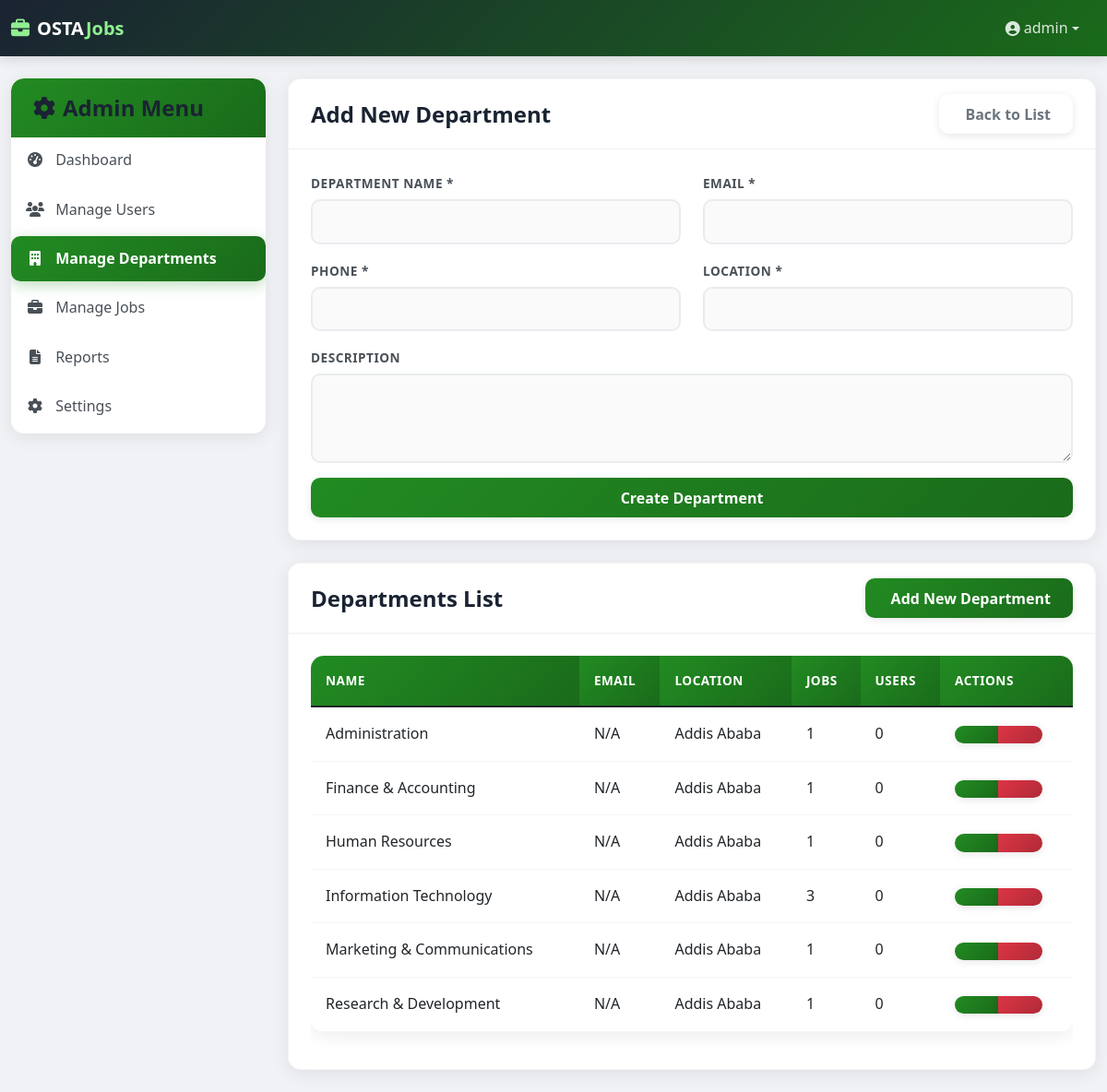
Page /admin/manage_departments.php (signed in) on the committed database.
### tables this page shows
CREATE TABLE IF NOT EXISTS departments (
    id INT UNSIGNED AUTO_INCREMENT PRIMARY KEY,
    name VARCHAR(100) NOT NULL,
    description TEXT,
    contact_email VARCHAR(100),
    contact_phone VARCHAR(20),
    location VARCHAR(200),
    created_by INT UNSIGNED,
    created_at TIMESTAMP DEFAULT CURRENT_TIMESTAMP,
    updated_at TIMESTAMP DEFAULT CURRENT_TIMESTAMP ON UPDATE CURRENT_TIMESTAMP,
    INDEX idx_name (name)
);

### includes/security.php (called while the page is built, shortened)
<?php
function generate_csrf_token() {
    return $_SESSION['csrf_token'];
}

### admin/manage_departments.php (the view, shortened to what this page needs)
<?php
require_once '../includes/security.php';
$action = isset($_GET['action']) ? $_GET['action'] : '';
$stmt = $pdo->query("
    SELECT d.*,
           (SELECT COUNT(*) FROM jobs WHERE department_id = d.id) as job_count,
           (SELECT COUNT(*) FROM users WHERE department_id = d.id) as user_count
    FROM departments d
    ORDER BY d.name
");
$departments = $stmt->fetchAll();
$department = null;
?>
<?php include '../includes/header.php'; ?>
    <div class="container-fluid mt-4">
        <div class="row">
            <div class="col-md-3">
                <div class="card dashboard-card">
                    <div class="card-header bg-gradient-primary text-white">
                        <h3 class="mb-0"><i class="fas fa-cog me-2"></i>Admin Menu</h3>
                    </div>
                    <div class="list-group list-group-flush dashboard-sidebar">
                        <a href="dashboard.php" class="list-group-item list-group-item-action">
                            <i class="fas fa-tachometer-alt me-2"></i> Dashboard
                        </a>
                        <a href="manage_users.php" class="list-group-item list-group-item-action">
                            <i class="fas fa-users me-2"></i> Manage Users
                        </a>
                        <a href="manage_departments.php" class="list-group-item list-group-item-action active">
                            <i class="fas fa-building me-2"></i> Manage Departments
                        </a>
                        <a href="manage_jobs.php" class="list-group-item list-group-item-action">
                            <i class="fas fa-briefcase me-2"></i> Manage Jobs
                        </a>
                        <a href="reports.php" class="list-group-item list-group-item-action">
                            <i class="fas fa-file-alt me-2"></i> Reports
                        </a>
                        <a href="settings.php" class="list-group-item list-group-item-action">
                            <i class="fas fa-cog me-2"></i> Settings
                        </a>
                    </div>
                </div>
            </div>
            <div class="col-md-9">
                <div class="card mb-4">
                    <div class="card-header d-flex justify-content-between align-items-center">
                        <h3 class="mb-0"><?php echo $action === 'edit' ? 'Edit Department' : 'Add New Department'; ?></h3>
                        <a href="manage_departments.php" class="btn btn-outline-secondary">
                            <i class="bi bi-arrow-left me-1"></i> Back to List
                        </a>
                    </div>
                    <div class="card-body">
                        <form method="POST" action="">
                            <div class="row">
                                <div class="col-md-6 mb-3">
                                    <label for="name" class="form-label">Department Name *</label>
                                    <input type="text" class="form-control" id="name" name="name" required
                                           value="<?php echo isset($department['name']) ? htmlspecialchars($department['name']) : ''; ?>">
                                </div>
                                <div class="col-md-6 mb-3">
                                    <label for="email" class="form-label">Email *</label>
                                    <input type="email" class="form-control" id="email" name="email" required
                                           value="<?php echo isset($department['email']) ? htmlspecialchars($department['email']) : ''; ?>">
                                </div>
                            </div>
                            <div class="row">
                                <div class="col-md-6 mb-3">
                                    <label for="phone" class="form-label">Phone *</label>
                                    <input type="tel" class="form-control" id="phone" name="phone" required
                                           value="<?php echo isset($department['phone']) ? htmlspecialchars($department['phone']) : ''; ?>">
                                </div>
                                <div class="col-md-6 mb-3">
                                    <label for="location" class="form-label">Location *</label>
                                    <input type="text" class="form-control" id="location" name="location" required
                                           value="<?php echo isset($department['location']) ? htmlspecialchars($department['location']) : ''; ?>">
                                </div>
                            </div>
                            <div class="mb-3">
                                <label for="description" class="form-label">Description</label>
                                <textarea class="form-control" id="description" name="description" rows="3"><?php
                                ?></textarea>
                            </div>
                            <div class="d-grid">
                                <button type="submit" class="btn btn-primary">
                                    <?php echo $action === 'edit' ? 'Update Department' : 'Create Department'; ?>
                                </button>
                            </div>
                        </form>
                    </div>
                </div>
                <div class="card">
                    <div class="card-header d-flex justify-content-between align-items-center">
                        <h3 class="mb-0">Departments List</h3>
                        <a href="manage_departments.php?action=add" class="btn btn-primary">
                            <i class="bi bi-plus-circle me-1"></i> Add New Department
                        </a>
                    </div>
                    <div class="card-body">
                        <div class="table-responsive">
                            <table class="table table-hover" id="departmentsTable">
                                <thead>
                                    <tr>
                                        <th>Name</th>
                                        <th>Email</th>
                                        <th>Location</th>
                                        <th>Jobs</th>
                                        <th>Users</th>
                                        <th>Actions</th>
                                    </tr>
                                </thead>
                                <tbody>
                                    <?php foreach ($departments as $dept): ?>
                                        <tr>
                                            <td><?php echo htmlspecialchars($dept['name']); ?></td>
                                            <td><?php echo isset($dept['email']) ? htmlspecialchars($dept['email']) : 'N/A'; ?></td>
                                            <td><?php echo isset($dept['location']) ? htmlspecialchars($dept['location']) : 'N/A'; ?></td>
                                            <td><?php echo $dept['job_count']; ?></td>
                                            <td><?php echo $dept['user_count']; ?></td>
                                            <td>
                                                <div class="btn-group">
                                                    <a href="manage_departments.php?action=edit&id=<?php echo $dept['id']; ?>"
                                                       class="btn btn-sm btn-primary">
                                                    </a>
                                                    <a href="manage_departments.php?action=delete&id=<?php echo $dept['id']; ?>&csrf_token=<?php echo urlencode(generate_csrf_token()); ?>"
                                                       class="btn btn-sm btn-danger" onclick="return confirm('Are you sure you want to delete this department?')">
                                                    </a>
                                                </div>
                                            </td>
                                        </tr>
                                    <?php endforeach; ?>
                                </tbody>
                            </table>
                        </div>
                    </div>
                </div>
            </div>
        </div>
    </div>
    <?php include '../includes/footer.php'; ?>
    <link rel="stylesheet" href="https://cdn.datatables.net/1.10.24/css/dataTables.bootstrap5.min.css">

### includes/header.php (shortened to what this page needs)
<?php
$is_logged_in = isset($_SESSION['user_id']);
$username = isset($_SESSION['username']) ? $_SESSION['username'] : 'User';
?>
<!DOCTYPE html>
<html lang="en">
<head>
    <link href="https://cdn.jsdelivr.net/npm/bootstrap@5.1.3/dist/css/bootstrap.min.css" rel="stylesheet">
    <link rel="stylesheet" href="https://cdnjs.cloudflare.com/ajax/libs/font-awesome/6.4.0/css/all.min.css">
    <link rel="stylesheet" href="<?php echo SITE_URL; ?>/assets/css/styles.css">
</head>
<body>
<nav class="navbar navbar-expand-lg navbar-dark" role="navigation" aria-label="Main navigation" style="background: linear-gradient(135deg, #1a2332, #1a6b1a);">
    <div class="container">
        <a class="navbar-brand d-flex align-items-center fw-bold" href="<?php echo SITE_URL; ?>/index.php" aria-label="OSTA Jobs Home" style="font-size: 1.25rem;">
            <i class="fas fa-briefcase me-2" style="color: #90EE90;" aria-hidden="true"></i>
            <span>OSTA</span><span style="color: #90EE90; margin-left: 2px;">Jobs</span>
        </a>
        <div class="collapse navbar-collapse" id="mainNav">
            <ul class="navbar-nav ms-auto">
                <?php if ($is_logged_in): ?>
                    <li class="nav-item dropdown">
                        <a class="nav-link dropdown-toggle d-flex align-items-center px-3" href="#" role="button" data-bs-toggle="dropdown">
                            <i class="fas fa-user-circle me-1"></i> <?php echo htmlspecialchars($username); ?>
                        </a>
                    </li>
                <?php endif; ?>
            </ul>
        </div>
    </div>
</nav>

### includes/footer.php (shortened to what this page needs)
<?php
$current_path = $_SERVER['PHP_SELF'] ?? '';
$is_dashboard = str_starts_with($current_path, '/osta%20job%20portal/admin/')
              || str_starts_with($current_path, '/osta%20job%20portal/employer/')
              || str_starts_with($current_path, '/osta%20job%20portal/applicant/');
if ($is_dashboard) {
    ?>
</body>
</html>
<?php
    return;
}
?>

### assets/css/styles.css (style rules this page uses)
:root { --osta-green: #228B22; --osta-green-dark: #1a6b1a; --osta-green-light: #90EE90; --osta-red: #DC143C; --osta-gold: #DAA520; --osta-dark: #1a2332; --primary: #228B22; --primary-dark: #1a6b1a; --primary-light: #90EE90; --secondary: #6c757d; --success: #228B22; --info: #0dcaf0; --warning: #ffc107; --danger: #dc3545; --light: #f8f9fa; --dark: #1a2332; --body-bg: #f0f2f5; --card-shadow: 0 4px 20px rgba(0,0,0,0.08); --transition: all 0.3s ease; --gradient-primary: linear-gradient(135deg, #228B22, #1a6b1a); --gradient-success: linear-gradient(135deg, #228B22, #0f5132); --gradient-info: linear-gradient(135deg, #0dcaf0, #087990); --gradient-warning: linear-gradient(135deg, #ffc107, #cc9a06); --gradient-danger: linear-gradient(135deg, #dc3545, #b02a37); --gradient-dark: linear-gradient(135deg, #1a2332, #2d3e50); }
*, *::before, *::after { box-sizing: border-box; }
body { font-family: 'Segoe UI', Tahoma, Geneva, Verdana, sans-serif; background-color: var(--body-bg); color: #333; line-height: 1.6; margin: 0; padding: 0; }
a { color: var(--osta-green); text-decoration: none; transition: var(--transition); }
h1, h2, h3, h4, h5, h6 { font-weight: 700; margin-bottom: 1rem; color: var(--dark); line-height: 1.3; }
h3 { font-size: 1.5rem; }
.navbar { box-shadow: 0 2px 15px rgba(0, 0, 0, 0.15); padding: 0.6rem 0; }
.navbar-brand { font-weight: 700; font-size: 1.4rem; }
.nav-link { font-weight: 500; padding: 0.5rem 1rem !important; transition: var(--transition); border-radius: 8px; margin: 0 0.15rem; color: rgba(255, 255, 255, 0.85) !important; }
.btn { padding: 0.6rem 1.5rem; border-radius: 10px; font-weight: 600; transition: var(--transition); border: none; box-shadow: 0 2px 8px rgba(0, 0, 0, 0.1); }
.btn-primary { background: var(--gradient-primary); color: white; }
.btn-danger { background: var(--gradient-danger); color: white; }
.form-control, .form-select { padding: 0.65rem 1rem; border-radius: 10px; border: 2px solid #e9ecef; transition: var(--transition); background-color: #fafafa; }
.form-label { font-weight: 600; font-size: 0.85rem; text-transform: uppercase; letter-spacing: 0.5px; color: #495057; margin-bottom: 6px; }
.card { border: none; border-radius: 14px; box-shadow: 0 4px 20px rgba(0, 0, 0, 0.08); transition: var(--transition); margin-bottom: 1.5rem; overflow: hidden; border: 1px solid rgba(0, 0, 0, 0.04); background: white; }
.card-header { background: white; border-bottom: 1px solid rgba(0, 0, 0, 0.06); font-weight: 600; padding: 1rem 1.5rem; border-radius: 14px 14px 0 0 !important; }
.card-body { padding: 1.5rem; }
.dashboard-card { border-radius: 14px; overflow: hidden; transition: var(--transition); border: none; box-shadow: 0 4px 20px rgba(0, 0, 0, 0.08); }
.table { background-color: white; border-radius: 14px; overflow: hidden; box-shadow: 0 4px 20px rgba(0, 0, 0, 0.08); }
.table thead th { background: var(--gradient-primary); color: white; border: none; font-weight: 600; padding: 1rem; font-size: 0.85rem; text-transform: uppercase; letter-spacing: 0.5px; }
.table tbody td { padding: 1rem; vertical-align: middle; border-bottom: 1px solid rgba(0, 0, 0, 0.04); }
.dashboard-sidebar .list-group-item { border: none; border-radius: 10px; margin-bottom: 0.25rem; transition: var(--transition); padding: 0.75rem 1rem; font-weight: 500; color: #495057; }
.dashboard-sidebar .list-group-item.active { background: var(--gradient-primary); color: white; font-weight: 600; box-shadow: 0 4px 15px rgba(34, 139, 34, 0.3); }
.dashboard-sidebar .list-group-item i { width: 20px; text-align: center; margin-right: 0.75rem; }
.container { max-width: 1200px; }
.list-group-item { border: none; border-radius: 0; padding: 0.75rem 1rem; transition: var(--transition); }
.bg-gradient-primary { background: var(--gradient-primary) !important; }

### rows in the picture
departments: name "Administration", location "Addis Ababa", job_count "1", user_count "0"
departments: name "Finance & Accounting", location "Addis Ababa", job_count "1", user_count "0"
departments: name "Human Resources", location "Addis Ababa", job_count "1", user_count "0"
departments: name "Information Technology", location "Addis Ababa", job_count "3", user_count "0"
departments: name "Marketing & Communications", location "Addis Ababa", job_count "1", user_count "0"
departments: name "Research & Development", location "Addis Ababa", job_count "1", user_count "0"

### other values in the picture
$username "admin"
